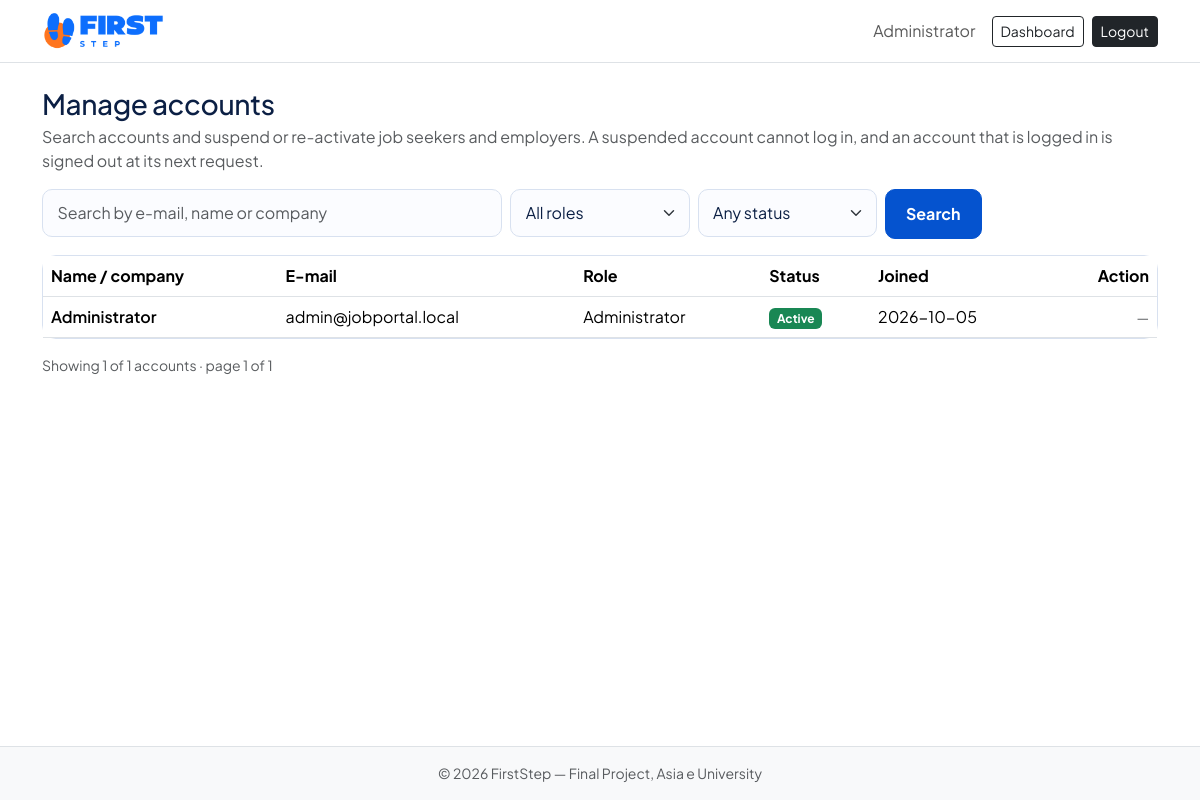
The page /admin/users.php (signed in) on the database its author committed.
### tables this page shows
CREATE TABLE users (
  id            INT UNSIGNED AUTO_INCREMENT PRIMARY KEY,
  email         VARCHAR(255) NOT NULL,
  password_hash VARCHAR(255) NOT NULL,            
  role          ENUM('job_seeker','employer','admin') NOT NULL,
  status        ENUM('active','suspended') NOT NULL DEFAULT 'active',
  created_at    TIMESTAMP NOT NULL DEFAULT CURRENT_TIMESTAMP,
  CONSTRAINT uq_users_email UNIQUE (email)        
);

### includes/helpers.php (called while the page is built, shortened)
<?php
function e(?string $value): string
{
    return htmlspecialchars($value ?? '', ENT_QUOTES, 'UTF-8');
}
function url(string $path = ''): string
{
    return BASE_URL . '/' . ltrim($path, '/');
}
function current_user(): ?array
{
    return $_SESSION['user'] ?? null;
}
function dashboard_path(string $role): string
{
    return match ($role) {
        'job_seeker' => 'seeker/dashboard.php',
        'employer'   => 'employer/dashboard.php',
        'admin'      => 'admin/dashboard.php',
        default      => 'index.php',
    };
}

### config/database.php (called while the page is built, shortened)
<?php
function db(): PDO
{
    static $pdo = null;
    if ($pdo === null) {
        $dsn = 'mysql:host=' . DB_HOST . ';dbname=' . DB_NAME . ';charset=utf8mb4';
        $pdo = new PDO($dsn, DB_USER, DB_PASS, [
            PDO::ATTR_ERRMODE            => PDO::ERRMODE_EXCEPTION,
            PDO::ATTR_DEFAULT_FETCH_MODE => PDO::FETCH_ASSOC,
            PDO::ATTR_EMULATE_PREPARES   => false,
        ]);
    }
    return $pdo;
}

### includes/admin.php (called while the page is built, shortened)
<?php
require_once __DIR__ . '/pagination.php';
function search_users(array $filters, int $limit, int $offset): array
{
    $where = [];
    $params = [];
    $role = $filters['role'] ?? '';
    $status = $filters['status'] ?? '';
    $q = trim((string)($filters['q'] ?? ''));
    $from = 'FROM users u
             LEFT JOIN job_seekers js ON js.user_id = u.id
             LEFT JOIN employers e ON e.user_id = u.id ' . ($where ? 'WHERE ' . implode(' AND ', $where) : '');
    $count = db()->prepare('SELECT COUNT(*) ' . $from);
    $count->execute($params);
    $total = (int)$count->fetchColumn();
    $stmt = db()->prepare(
        "SELECT u.id, u.email, u.role, u.status, u.created_at,
                COALESCE(js.full_name, e.company_name, 'Administrator') AS display_name " . $from .
        ' ORDER BY u.created_at DESC, u.id DESC LIMIT ' . (int)$limit . ' OFFSET ' . (int)$offset
    );
    $stmt->execute($params);
    return [$stmt->fetchAll(), $total];
}

### includes/pagination.php (called while the page is built, shortened)
<?php
function paginate(int $total, int $perPage, $rawPage): array
{
    $perPage = max(1, $perPage);
    $pages   = max(1, (int)ceil($total / $perPage));
    $page    = (is_string($rawPage) && ctype_digit($rawPage) && strlen($rawPage) <= 9) ? (int)$rawPage : 1;
    $page    = min(max(1, $page), $pages);
    return ['total' => $total, 'perPage' => $perPage, 'pages' => $pages, 'page' => $page, 'offset' => ($page - 1) * $perPage];
}

### admin/users.php (the view, shortened to what this page needs)
<?php
require_once __DIR__ . '/../includes/admin.php';
$role   = (isset($_GET['role'])   && is_string($_GET['role'])   && in_array($_GET['role'],   ['job_seeker', 'employer', 'admin'], true)) ? $_GET['role'] : '';
$status = (isset($_GET['status']) && is_string($_GET['status']) && in_array($_GET['status'], ['active', 'suspended'], true)) ? $_GET['status'] : '';
$q      = (isset($_GET['q']) && is_string($_GET['q'])) ? mb_substr(trim($_GET['q']), 0, 100) : '';
$filters = ['q' => $q, 'role' => $role, 'status' => $status];
[$rows, $total] = search_users($filters, ADMIN_PAGE_SIZE, 0);
$pg = paginate($total, ADMIN_PAGE_SIZE, $_GET['page'] ?? null);
$keep = array_filter($filters, fn($v) => $v !== '');
$back = http_build_query(array_merge($keep, $pg['page'] > 1 ? ['page' => $pg['page']] : []));
$roleLabels = ['job_seeker' => 'Job seeker', 'employer' => 'Employer', 'admin' => 'Administrator'];
require __DIR__ . '/../includes/header.php';
?>
<div class="mb-3">
  <h1 class="h3 mb-1">Manage accounts</h1>
  <p class="text-muted mb-0">Search accounts and suspend or re-activate job seekers and employers. A suspended account cannot log in, and an account that is logged in is signed out at its next request.</p>
</div>
<form method="get" class="row g-2 mb-3">
  <div class="col-md-5">
    <input class="form-control" id="q" name="q" maxlength="100" value="<?= e($q) ?>" placeholder="Search by e-mail, name or company">
  </div>
  <div class="col-6 col-md-2">
    <select class="form-select" id="role" name="role">
      <option value="">All roles</option>
    </select>
  </div>
  <div class="col-6 col-md-2">
    <select class="form-select" id="status" name="status">
      <option value="">Any status</option>
    </select>
  </div>
  <div class="col-auto"><button class="btn btn-brand" type="submit">Search</button></div>
</form>
<?php if (!$rows): ?>
  <section class="app-card text-center py-5"><p class="mb-0 text-muted">No accounts match.</p></section>
<?php else: ?>
  <section class="app-card p-0">
    <div class="table-responsive">
      <table class="table align-middle mb-0">
        <thead><tr><th>Name / company</th><th>E-mail</th><th>Role</th><th>Status</th><th>Joined</th><th class="text-end">Action</th></tr></thead>
        <tbody>
        <?php foreach ($rows as $r): $manageable = $r['role'] !== 'admin' && (int)$r['id'] !== $user['id']; ?>
          <tr>
            <td class="fw-semibold"><?= e($r['display_name']) ?></td>
            <td><?= e($r['email']) ?></td>
            <td><?= e($roleLabels[$r['role']] ?? $r['role']) ?></td>
            <td><span class="badge <?= $r['status'] === 'active' ? 'text-bg-success' : 'text-bg-danger' ?>"><?= e(ucfirst($r['status'])) ?></span></td>
            <td class="text-nowrap"><?= e(substr($r['created_at'], 0, 10)) ?></td>
            <td class="text-end text-nowrap">
              <?php if ($manageable): ?>
                <form method="post" action="<?= e(url('admin/user_action.php')) ?>" class="d-inline"
                      onsubmit="return confirm('<?= $r['status'] === 'active' ? 'Suspend this account? The user will be signed out.' : 'Activate this account again?' ?>');">
                  <?= csrf_field() ?>
                  <input type="hidden" name="id" value="<?= (int)$r['id'] ?>">
                  <input type="hidden" name="action" value="<?= $r['status'] === 'active' ? 'suspend' : 'activate' ?>">
                  <input type="hidden" name="back" value="<?= e($back) ?>">
                  <button class="btn btn-sm <?= $r['status'] === 'active' ? 'btn-outline-danger' : 'btn-outline-success' ?>" type="submit"><?= $r['status'] === 'active' ? 'Suspend' : 'Activate' ?></button>
                </form>
              <?php else: ?><span class="text-muted small">&mdash;</span><?php endif; ?>
            </td>
          </tr>
        <?php endforeach; ?>
        </tbody>
      </table>
    </div>
  </section>
  <p class="text-muted small mt-2 mb-3">Showing <?= count($rows) ?> of <?= (int)$total ?> accounts &middot; page <?= (int)$pg['page'] ?> of <?= (int)$pg['pages'] ?></p>
<?php endif; ?>
<?php require __DIR__ . '/../includes/footer.php'; ?>

### includes/header.php (shortened to what this page needs)
<?php
$user = current_user();
?>
<!DOCTYPE html>
<html lang="en">
<head>
  <link href="https://cdn.jsdelivr.net/npm/bootstrap@5.3.3/dist/css/bootstrap.min.css" rel="stylesheet">
  <link href="<?= e(url('assets/css/theme.css')) ?>" rel="stylesheet">
  <link href="<?= e(url('assets/css/app.css')) ?>" rel="stylesheet">
  <link href="<?= e(url('assets/css/style.css')) ?>" rel="stylesheet">
</head>
<body class="d-flex flex-column min-vh-100">
<nav class="navbar navbar-expand-md navbar-light bg-white border-bottom">
  <div class="container">
    <a class="navbar-brand d-flex align-items-center" href="<?= e(url('index.php')) ?>">
      <img src="<?= e(url('assets/img/logo.png')) ?>" alt="<?= e(APP_NAME) ?> logo"
           height="36" style="height:36px; width:auto; max-height:36px;">
    </a>
    <div class="ms-auto d-flex align-items-center gap-2">
      <?php if ($user): ?>
        <span class="navbar-text me-2"><?= e($user['name']) ?></span>
        <a class="btn btn-sm btn-outline-dark" href="<?= e(url(dashboard_path($user['role']))) ?>">Dashboard</a>
        <form method="post" action="<?= e(url('logout.php')) ?>" class="m-0">
          <button class="btn btn-sm btn-dark" type="submit">Logout</button>
        </form>
      <?php else: ?>
        <a class="btn btn-sm btn-outline-dark" href="<?= e(url('login.php')) ?>">Login</a>
        <a class="btn btn-sm btn-dark" href="<?= e(url('register_seeker.php')) ?>">Register</a>
      <?php endif; ?>
    </div>
  </div>
</nav>
<main class="container my-4 flex-grow-1">

### includes/footer.php
</main>
<footer class="bg-light border-top py-3 text-center text-muted small">
  &copy; <?= date('Y') ?> <?= e(APP_NAME) ?> &mdash; Final Project, Asia e University
</footer>
</body>
</html>

### assets/css/theme.css (style rules this page uses)
:root { --fs-blue: #0868f8; --fs-blue-strong: #0553cf; --fs-blue-deep: #0a2a66; --fs-orange: #f87018; --fs-orange-soft: #fff0e4; --fs-ink: #0b1f44; --fs-muted: #5a6b88; --fs-line: #d8e1f0; --fs-surface: #f3f7ff; --fs-radius: 12px; --font-sans: 'Plus Jakarta Sans', system-ui, -apple-system, 'Segoe UI', Roboto, sans-serif; --bs-body-font-family: var(--font-sans); --bs-body-color: var(--fs-ink); --bs-link-color: var(--fs-blue-strong); --bs-link-hover-color: var(--fs-blue-deep); }
body { font-family: var(--font-sans); color: var(--fs-ink); }
h1, h2, h3, h4, h5, h6 { font-weight: 700; letter-spacing: -0.015em; }
.btn-brand { --bs-btn-color: #fff; --bs-btn-bg: var(--fs-blue-strong); --bs-btn-border-color: var(--fs-blue-strong); --bs-btn-hover-color: #fff; --bs-btn-hover-bg: var(--fs-blue-deep); --bs-btn-hover-border-color: var(--fs-blue-deep); --bs-btn-active-color: #fff; --bs-btn-active-bg: var(--fs-blue-deep); --bs-btn-active-border-color: var(--fs-blue-deep); --bs-btn-focus-shadow-rgb: 8, 104, 248; --bs-btn-border-radius: 10px; font-weight: 700; padding: 0.75rem 1.25rem; }
.form-control, .form-select { border: 1px solid var(--fs-line); border-radius: 10px; padding: 0.7rem 0.9rem; background-color: #fbfcff; }

### assets/css/app.css (style rules this page uses)
.app-card { background: #fff; border: 1px solid var(--fs-line, #d8e1f0); border-radius: 14px; padding: 1.25rem 1.5rem; margin-bottom: 1rem; }

### rows shown on the page
users: display_name "Administrator", email "admin@jobportal.local", role "Administrator", status "Active", created_at "2026-10-05"

### other values the page prints
$user['name'] "Administrator"
count($rows) "1"
$total "1"
$pg['page'] "1"
$pg['pages'] "1"
APP_NAME "FirstStep"
